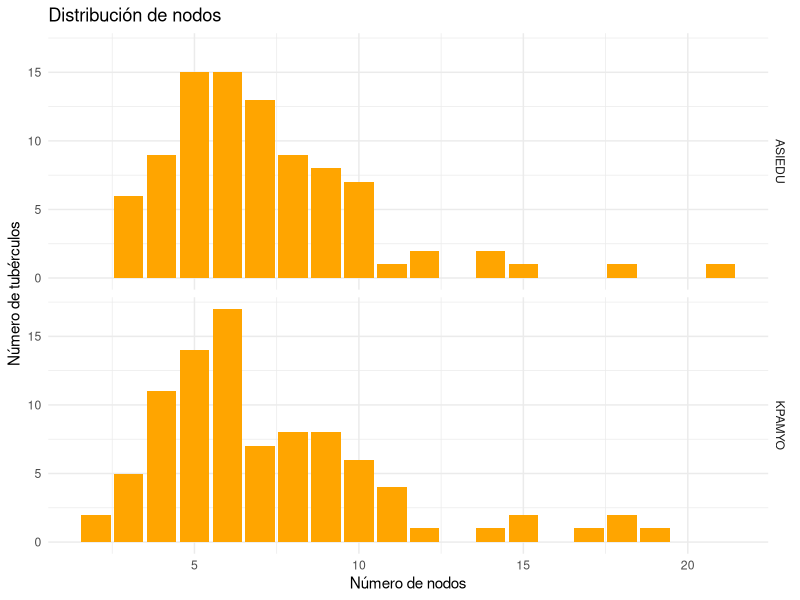
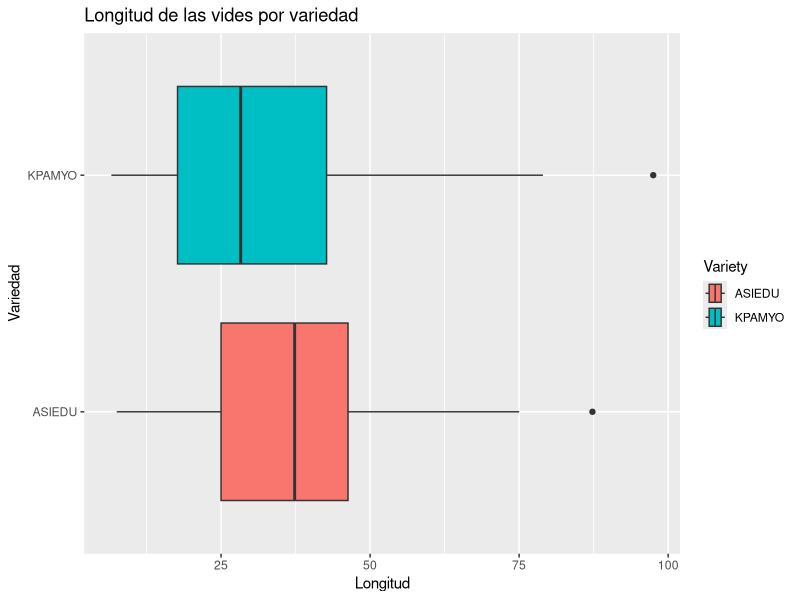
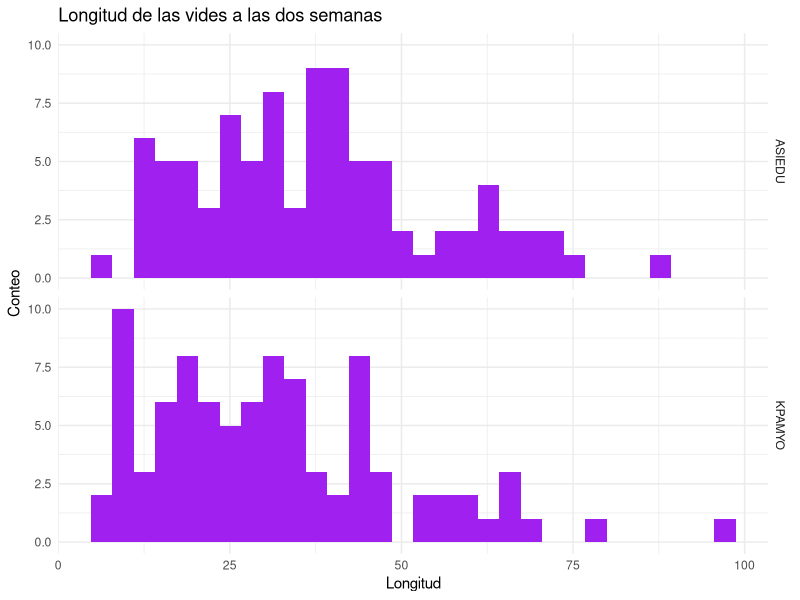
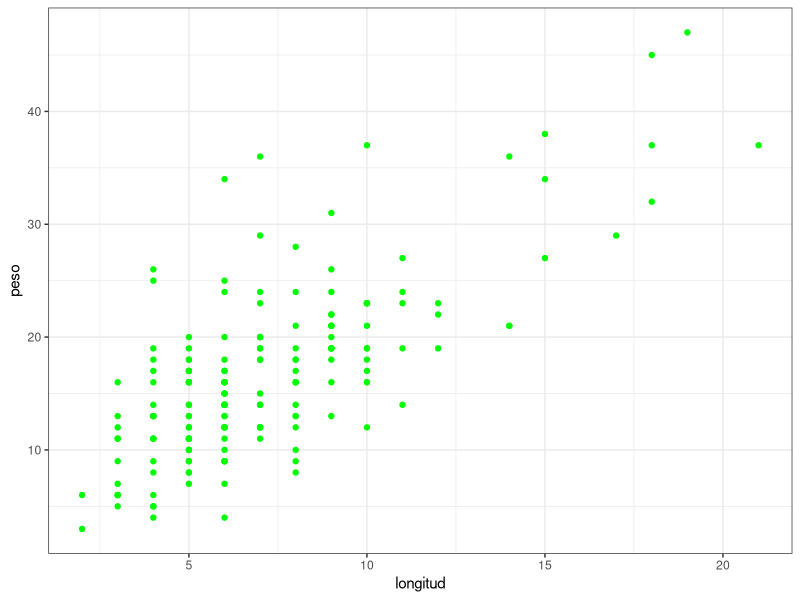

Reproduce these figures in R, in order.
## ---- chunk 1
#| echo: false
datos <-read.csv("hydroponicsgrowth.csv")
str(datos)
## ---- chunk 2
#| echo: false
library(ggplot2)
ggplot(datos, aes(x=NON2))+
  geom_bar(fill="orange")+
  labs(title="Distribución de nodos",
       x="Número de nodos",
       y="Número de tubérculos")+
  theme_minimal()+
  facet_grid(Variety~.)
  
## ---- chunk 3
#| echo: false
ggplot(datos, aes(x=Vinelength2wks,y=Variety,fill=Variety))+
  geom_boxplot()+
  labs(title="Longitud de las vides por variedad",
       x="Longitud",
       y="Variedad")+
  theme_get()
## ---- chunk 4
#| echo: false
ggplot(datos,aes(Vinelength2wks, binwidth=2))+
  geom_histogram(fill="purple")+
  labs(title="Longitud de las vides a las dos semanas",
       x="Longitud",
       y="Conteo")+
  theme_minimal()+
  facet_grid(Variety~.)

## ---- chunk 5
#| echo: false
ggplot(datos,aes(x= NON2, y=NON4))+
  geom_point(col="green")+
  labs(x="longitud",
       y="peso")+
  theme_bw()

